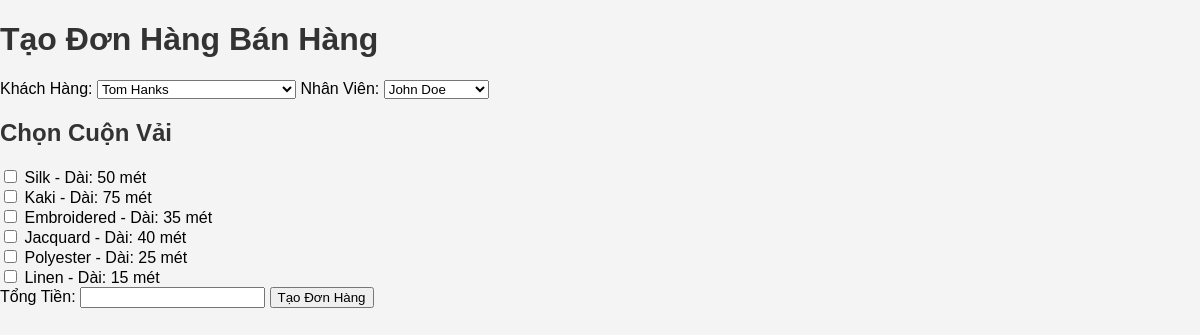
The page /sales.php on the database its author committed.
### tables this page shows
CREATE TABLE `bolt` (
  `BCode` int(11) NOT NULL,
  `Length` int(11) DEFAULT NULL,
  `CCode` int(11) DEFAULT NULL
);

CREATE TABLE `category` (
  `CCode` int(11) NOT NULL,
  `Name` varchar(100) DEFAULT NULL,
  `Color` varchar(50) DEFAULT NULL,
  `RemainQuantity` int(11) DEFAULT NULL,
  `Price` decimal(10,2) DEFAULT NULL,
  `AppliedDate` date DEFAULT NULL,
  `SCode` int(11) DEFAULT NULL,
  `img` varchar(255) DEFAULT NULL
);

### sales.php (the view, shortened to what this page needs)
<?php
require 'connect.php';
$customers = $conn->query("SELECT CusId, Fname, Lname FROM customer")->fetchAll(PDO::FETCH_ASSOC);
$employees = $conn->query("SELECT ECode, Fname, Lname FROM employee")->fetchAll(PDO::FETCH_ASSOC);
$fabric_bolts = $conn->query("
    SELECT bolt.BCode, category.Name AS fabric_name, bolt.Length
    FROM bolt
    JOIN category ON bolt.CCode = category.CCode
")->fetchAll(PDO::FETCH_ASSOC);
?>
<!DOCTYPE html>
<html lang="vi">
<head>
    <link rel="stylesheet" href="styles.css">
</head>
<body>
    <h1>Tạo Đơn Hàng Bán Hàng</h1>
    <form action="process_sale.php" method="POST">
        <label for="customer_id">Khách Hàng:</label>
        <select name="customer_id" required>
            <?php foreach ($customers as $customer): ?>
                <option value="<?= $customer['CusId']; ?>">
                    <?= $customer['Fname'] . " " . $customer['Lname']; ?>
                </option>
            <?php endforeach; ?>
        </select>
        <label for="employee_id">Nhân Viên:</label>
        <select name="employee_id" required>
            <?php foreach ($employees as $employee): ?>
                <option value="<?= $employee['ECode']; ?>">
                    <?= $employee['Fname'] . " " . $employee['Lname']; ?>
                </option>
            <?php endforeach; ?>
        </select>
        <h2>Chọn Cuộn Vải</h2>
        <?php foreach ($fabric_bolts as $bolt): ?>
            <input type="checkbox" name="fabric_bolts[]" value="<?= $bolt['BCode']; ?>">
            <?= $bolt['fabric_name']; ?> - Dài: <?= $bolt['Length']; ?> mét <br>
        <?php endforeach; ?>
        <label for="total_amount">Tổng Tiền:</label>
        <input type="number" name="total_amount" step="0.01" required>
        <button type="submit">Tạo Đơn Hàng</button>
    </form>
</body>
</html>

### styles.css (style rules this page uses)
body { font-family: Arial, sans-serif; background-color: #f4f4f4; margin: 0; padding: 0; }
h1, h2 { color: #333; }

### rows shown on the page
bolt: CCode.Name "Silk", Length "50"
bolt: CCode.Name "Kaki", Length "75"
bolt: CCode.Name "Embroidered", Length "35"
bolt: CCode.Name "Jacquard", Length "40"
bolt: CCode.Name "Polyester", Length "25"
bolt: CCode.Name "Linen", Length "15"

### other values the page prints
form field customer_id "Tom Hanks"
form field employee_id "John Doe"
